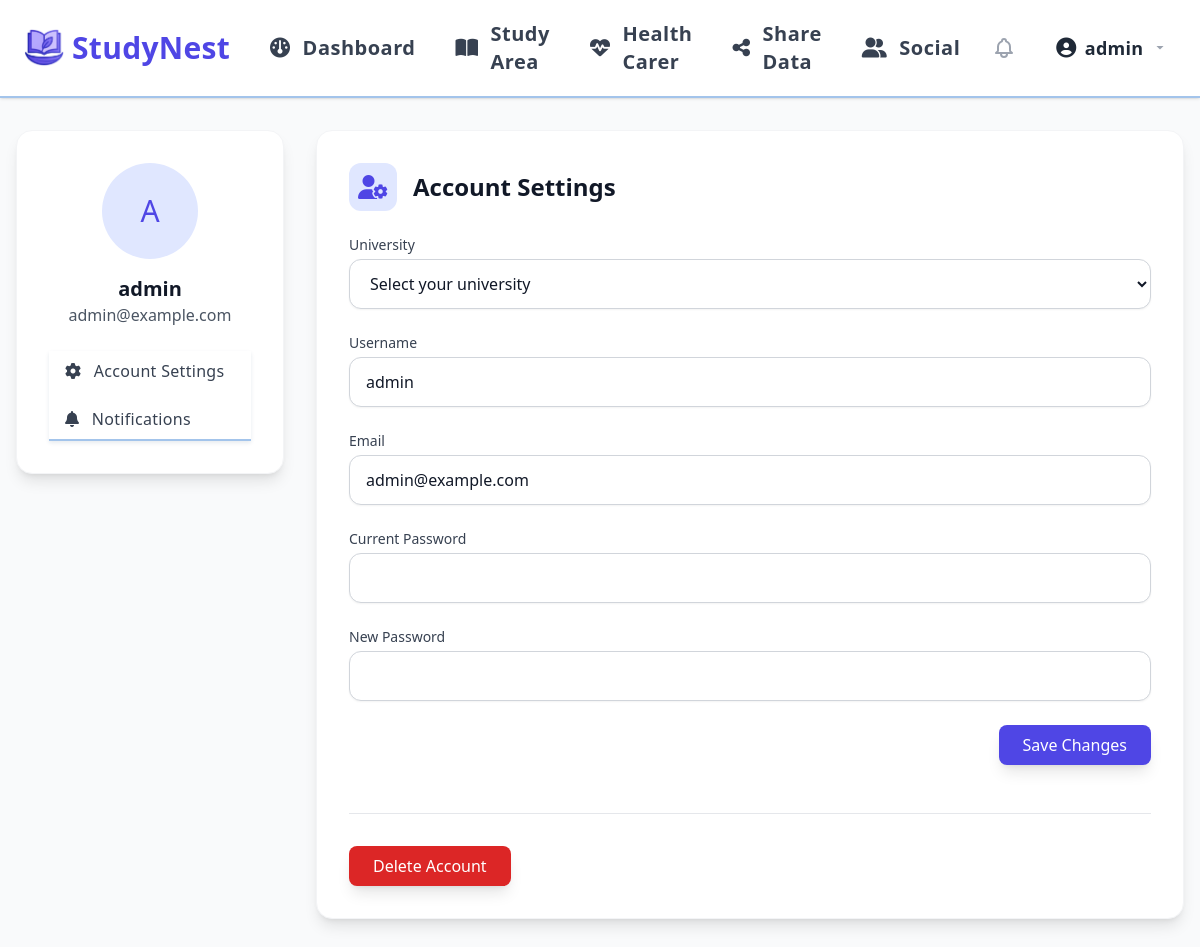
The app's page /profile (signed in), older data.
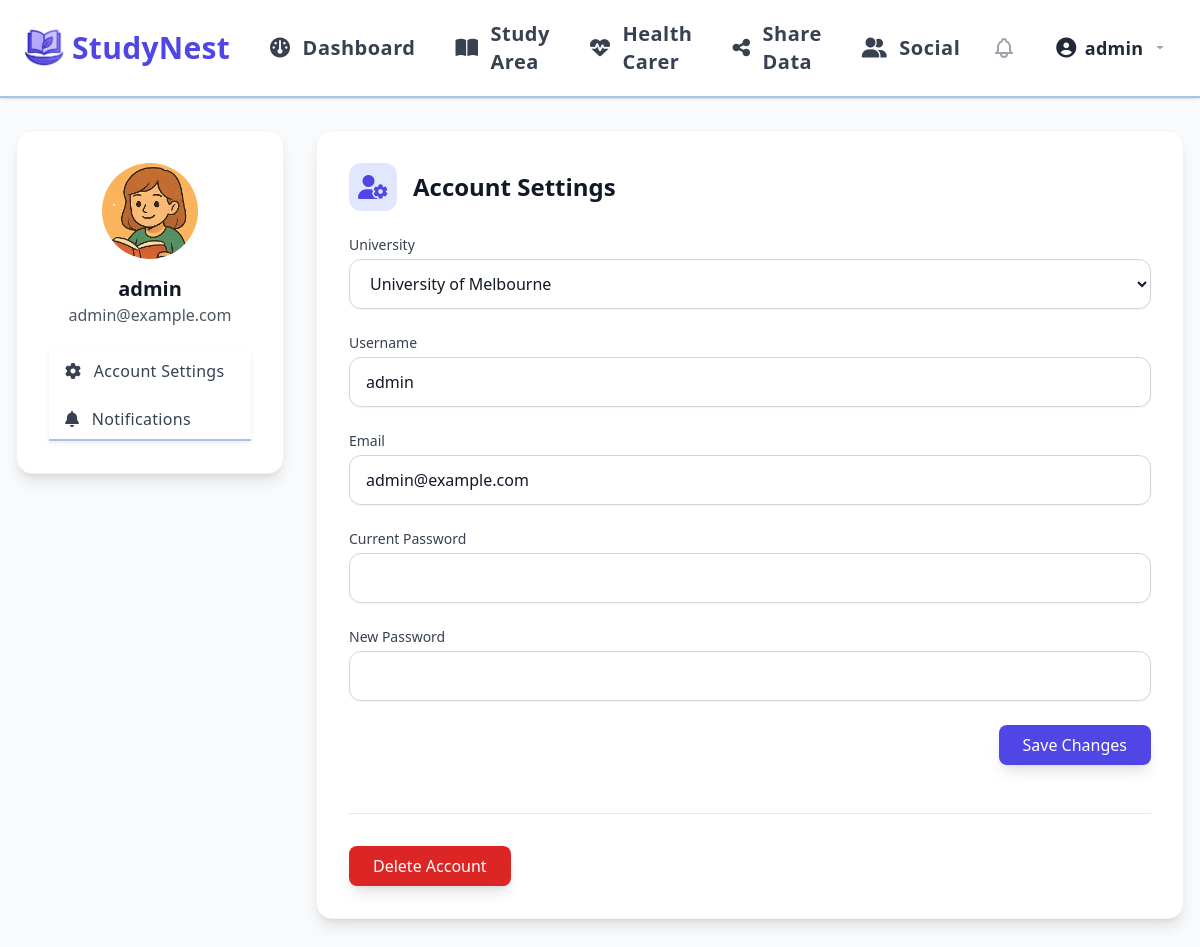
The same page, newer data.
### app/models.py (models this page shows)
class User(UserMixin, db.Model):
    id = db.Column(db.Integer, primary_key=True)
    username = db.Column(db.String(80), unique=True, nullable=False)
    password = db.Column(db.String(255), nullable=False)
    email = db.Column(db.String(120), unique=True, nullable=False)
    created_at = db.Column(db.DateTime, default=lambda: datetime.now(UTC))
    university = db.Column(db.String(120))
    profile_picture = db.Column(db.String(120), default=None)  # Store the filename of the profile picture
    study_sessions = db.relationship('StudySession', backref='user', lazy=True)
    tasks = db.relationship('Task', backref='user', lazy=True)
    wellness_checks = db.relationship('WellnessCheck', backref='user', lazy=True)
    friends = db.relationship(
        'User',
        secondary='friendship',
        primaryjoin=(Friendship.user_id == id),
        secondaryjoin=(Friendship.friend_id == id),
        backref='friend_of'
    )
    sent_friend_requests = db.relationship('FriendRequest',
                                         foreign_keys='FriendRequest.from_user_id',
                                         back_populates='from_user',
                                         lazy=True)
    received_friend_requests = db.relationship('FriendRequest',
                                            foreign_keys='FriendRequest.to_user_id',
                                            back_populates='to_user',
                                            lazy=True)

### app/routes.py (the view, shortened to what this page needs)
@main.route('/profile', methods=['GET', 'POST'])
@login_required
def profile():
    pending_requests = FriendRequest.query.filter_by(to_user_id=current_user.id, status='pending').all()
    return render_template('profile.html', current_user=current_user, pending_requests=pending_requests)

### app/routes.py (called while the page is built)
@login_manager.user_loader
def load_user(user_id):
    return User.query.get(int(user_id))

@main.context_processor
def inject_notifications():
    if current_user.is_authenticated:
        pending_count = FriendRequest.query.filter_by(to_user_id=current_user.id, status='pending').count()
        accepted_count = FriendRequest.query.filter_by(from_user_id=current_user.id, status='accepted', is_read=False).count()
        unread_shared_data = SharedData.query.filter_by(to_user_id=current_user.id, is_read=False).count()
        return dict(
            pending_requests_count=pending_count,
            accepted_requests_count=accepted_count,
            unread_shared_data_count=unread_shared_data
        )
    return dict(pending_requests_count=0, accepted_requests_count=0, unread_shared_data_count=0)

### templates/profile.html (shortened to what the changed rows need)
{% extends "base.html" %}
{% block content %}
<div class="h-full w-full bg-gray-50 dark:bg-gray-800">
    <div class="max-w-7xl mx-auto px-4 py-8">
        <div class="grid grid-cols-1 md:grid-cols-4 gap-8">
            <div class="md:col-span-1">
                <div class="bg-white dark:bg-gray-700 rounded-2xl shadow-lg p-8 border border-gray-100 dark:border-gray-600">
                    <div class="text-center mb-6">
                        <div class="w-24 h-24 rounded-full mx-auto mb-4 overflow-hidden cursor-pointer group relative" id="profilePicTrigger">
                            {% if current_user.profile_picture %}
                                <img src="{{ url_for('static', filename='images/' + current_user.profile_picture) }}"
                                     alt="Profile Picture"
                                     class="w-full h-full object-cover">
                            {% else %}
                                <div class="w-full h-full bg-indigo-100 dark:bg-indigo-900 flex items-center justify-center">
                                    <span class="text-3xl text-indigo-600 dark:text-indigo-300">{{ current_user.username[0].upper() }}</span>
                                </div>
                            {% endif %}
                        </div>
                        <h2 class="text-xl font-semibold text-gray-900 dark:text-white">{{ current_user.username }}</h2>
                        <p class="text-gray-600 dark:text-gray-300">{{ current_user.email }}</p>
                    </div>
                </div>
            </div>
            <div class="md:col-span-3">
                <div id="account" class="bg-white dark:bg-gray-700 rounded-2xl shadow-lg p-8 border border-gray-100 dark:border-gray-600 mb-12">
                    <form method="POST" action="{{ url_for('main.profile') }}" class="space-y-6">
                        <div>
                            <label for="university" class="block text-sm font-medium text-gray-700 dark:text-gray-300">University</label>
                            <select id="university" name="university" placeholder="Select or type your university" autocomplete="off" class="mt-1 block w-full rounded-xl border border-gray-300 dark:border-gray-600 bg-white dark:bg-gray-600 text-gray-900 dark:text-white px-4 py-3 text-base shadow-sm focus:border-indigo-500 focus:ring-2 focus:ring-indigo-500 transition-all duration-200">
                                <option value="" {% if not current_user.university %}selected{% endif %} disabled>Select your university</option>
                                <option value="University of Melbourne" {% if current_user.university == 'University of Melbourne' %}selected{% endif %}>University of Melbourne</option>
                            </select>
                        </div>
                        <div>
                            <label for="username" class="block text-sm font-medium text-gray-700 dark:text-gray-300">Username</label>
                            <input type="text" id="username" name="username" value="{{ current_user.username }}"
                                class="mt-1 block w-full rounded-xl border border-gray-300 dark:border-gray-600 bg-white dark:bg-gray-600 text-gray-900 dark:text-white px-4 py-3 text-base shadow-sm focus:border-indigo-500 focus:ring-2 focus:ring-indigo-500 transition-all duration-200">
                        </div>
                        <div>
                            <label for="email" class="block text-sm font-medium text-gray-700 dark:text-gray-300">Email</label>
                            <input type="email" id="email" name="email" value="{{ current_user.email }}"
                                class="mt-1 block w-full rounded-xl border border-gray-300 dark:border-gray-600 bg-white dark:bg-gray-600 text-gray-900 dark:text-white px-4 py-3 text-base shadow-sm focus:border-indigo-500 focus:ring-2 focus:ring-indigo-500 transition-all duration-200">
                        </div>
                    </form>
                </div>
            </div>
        </div>
    </div>
</div>
{% endblock %}

### templates/base.html (shortened to what the changed rows need)
<!DOCTYPE html>
<html lang="en" class="h-full">
<head>
    <script src="https://cdn.tailwindcss.com"></script>
    <link rel="stylesheet" href="https://cdn.jsdelivr.net/npm/flatpickr/dist/flatpickr.min.css">
    <link rel="stylesheet" href="{{ static_file('css/styles.css') }}">
    <link rel="stylesheet" href="https://cdnjs.cloudflare.com/ajax/libs/font-awesome/6.5.0/css/all.min.css" />
    <link href="https://cdn.jsdelivr.net/npm/tom-select@2.3.1/dist/css/tom-select.css" rel="stylesheet">
</head>
<body class="bg-background text-primary h-full flex flex-col">
    <nav class="flex items-center bg-white px-6 py-3 shadow justify-between sticky top-0 z-50 text-lg">
        <div class="flex items-center space-x-4">
            {% if not (request.endpoint == 'main.index' and not current_user.is_authenticated) %}
            <div class="flex items-center space-x-4">
                {% if current_user.is_authenticated %}
                <a href="{{ url_for('main.notifications') }}" class="relative flex items-center px-2 py-2">
                </a>
                <div class="relative group inline-block hidden md:inline-block">
                    <a href="{{ url_for('main.profile') }}"
                       class="inline-flex items-center px-4 py-2 rounded-xl font-semibold text-gray-800 dark:text-gray-100 bg-white dark:bg-gray-700 hover:bg-indigo-50 dark:hover:bg-gray-600 hover:text-indigo-700 transition-all duration-200">
                        <i class="fa-solid fa-user-circle mr-2 text-xl"></i>
                        {{ current_user.username }}
                        <svg class="ml-2 w-4 h-4 fill-current text-gray-400 group-hover:text-indigo-600 transition-colors duration-200" xmlns="http://www.w3.org/2000/svg" viewBox="0 0 20 20">
                            <path d="M5.516 7.548L10 12l4.484-4.452z" />
                        </svg>
                    </a>
                </div>
                {% endif %}
            </div>
            {% endif %}
        </div>
    </nav>
    <main class="flex-1 w-full page-content">
        {% block content %}
        {% endblock %}
    </main>
</body>
</html>

Row changes from the older to the newer data that the page shows:
changed User "admin": profile_picture: picture added; university "Select your university" → "University of Melbourne"; profile_picture empty → "profile_pic_1.png" (drawn); username "A" → (not shown)
